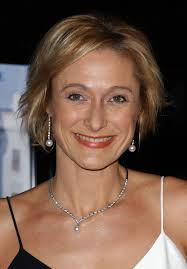
#> input picture images/wrinkle2.jpg, 187 x 269 px
$ python -i remove_object.py   (imports and definitions only)   (older library calls are emulated)
#> lines starting #> are read from the running program, lines starting #| are printed output that depends on the picture
#> further down, picture is the input picture: shape (269, 187, 3); mean B, G, R 74.3, 88.4, 114.1
import sys
import cv2
import numpy as np


# Draw Rectangle on input image
# [49 lines left out: functions draw_reactangle, compute_energy_matrix_modified, not called in this run]

# Compute energy matirx
def compute_energy_matrix(img):
    gray = cv2.cvtColor(img, cv2.COLOR_BGR2GRAY)
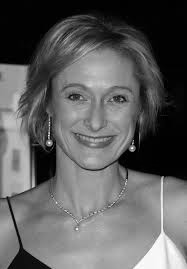
#> gray: shape (269, 187); min 0, max 255, mean 94.5

    # Compute X derivative
    sobel_x = cv2.Sobel(gray, cv2.CV_64F, 1, 0, ksize=3)
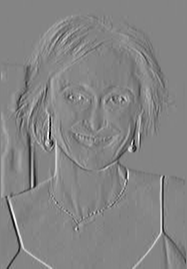
#> sobel_x: shape (269, 187) float64; min -640, max 589, mean -2; drawn with min black and max white
    # Compute Y derivative
    sobel_y = cv2.Sobel(gray, cv2.CV_64F, 0, 1, ksize=3)
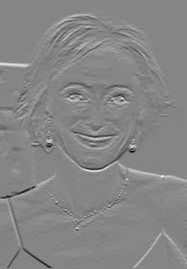
#> sobel_y: shape (269, 187) float64; min -636, max 582, mean 4.4; drawn with min black and max white

    abs_sobel_x = cv2.convertScaleAbs(sobel_x)
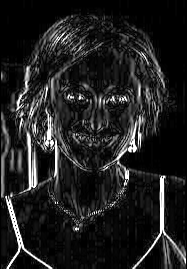
#> abs_sobel_x: shape (269, 187); min 0, max 255, mean 32.6
    abs_sobel_y = cv2.convertScaleAbs(sobel_y)
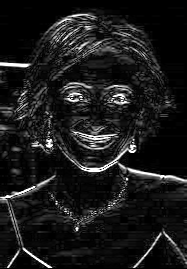
#> abs_sobel_y: shape (269, 187); min 0, max 255, mean 26.9

    # Compute weighted summation i.e  0.5*X + 0.5*Y
    energy_matrix = cv2.addWeighted(abs_sobel_x, 0.5, abs_sobel_y, 0.5, 0)
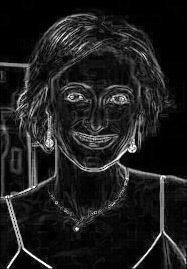
#> energy_matrix: shape (269, 187); min 0, max 255, mean 29.8
    cv2.imshow('Energy_Matrix', energy_matrix)
    cv2.waitKey()
    cv2.destroyAllWindows()
    return energy_matrix

# Find vertical seams
# [91 lines left out: functions find_vertical_seam, add_vertical_seam, remove_vertical_seam, remove_object, not called in this run]

# [15 lines not run here, left out]


# [11 lines of commented-out code are left out]

>>> import cv2
>>> picture = cv2.imread('images/wrinkle2.jpg')
>>> result = compute_energy_matrix(picture)

$ run again, on images/bang_hair2.jpg
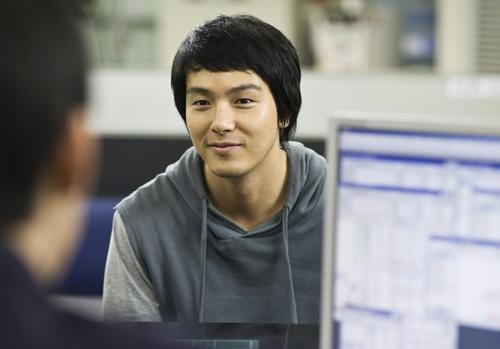
#> input picture images/bang_hair2.jpg, 500 x 349 px
#> picture is the input picture: shape (349, 500, 3); mean B, G, R 127.3, 128.6, 129.6
#> in compute_energy_matrix, `sobel_y = cv2.Sobel(gray, cv2.CV_64F, 0, 1, ksize=3)`:
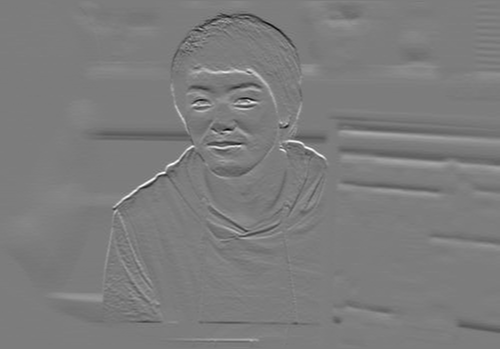
#> sobel_y: shape (349, 500) float64; min -647, max 673, mean -0.9; drawn with min black and max white
#> in compute_energy_matrix, `energy_matrix = cv2.addWeighted(abs_sobel_x, 0.5, abs_sobel_y, 0.5, 0)`:
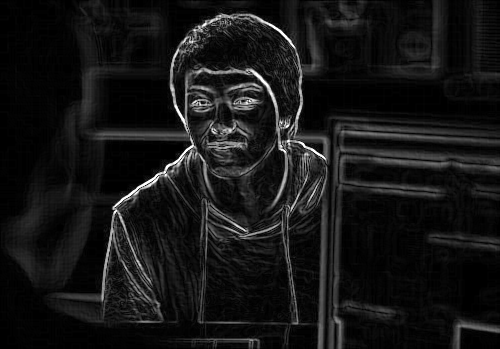
#> energy_matrix: shape (349, 500); min 0, max 255, mean 21.4
